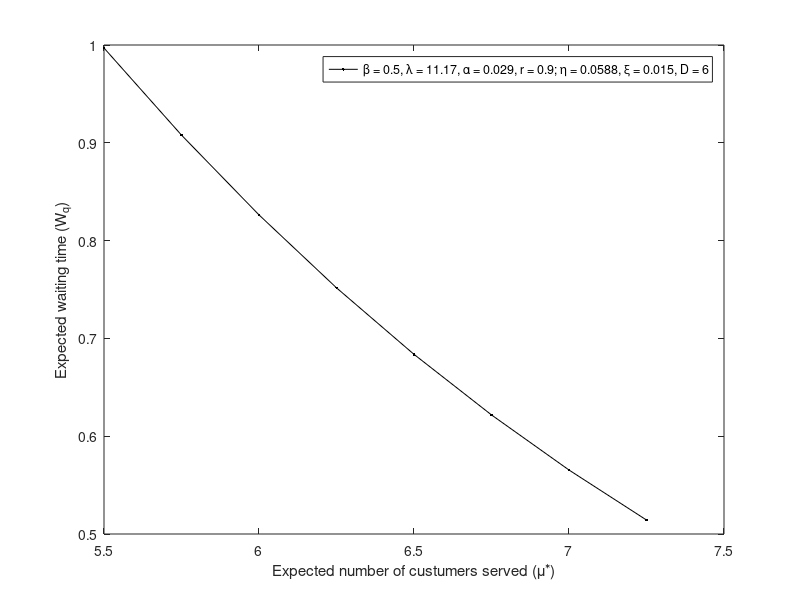

Reproduce this figure in MATLAB.
%% Graph of Optimal service rate mu^* vs Expected waiting times
close all;
clear;
%%Fi=Fi(beta,lambda,mu,alpha,r,xi,eta,N);
%For beta=0.5; lambda=11.17; alpha=0.029; r=0.9; eta=0.0588; xi=0.015; D=6; N=89; 
mu=[7.25 7 6.75 6.5 6.25 6 5.75 5.5];
Wq=[0.51429	0.56543	0.62176	0.6837	0.75172	0.82628	0.90786	0.99692];
plot(mu,Wq,'black .-');
legend('\beta = 0.5, \lambda = 11.17, \alpha = 0.029, r = 0.9; \eta = 0.0588, \xi = 0.015, D = 6');
xlabel('Expected number of custumers served (\mu^{\ast})'); hold on
ylabel('Expected waiting time (W_q)'); hold on
%title('Optimal service rate Vs Expecete waiting time'); hold on 
%%%%%%%%%%%%%%%%%%%%%%%%%%%%%%%%%%%%%%%%%%%%%%%%%%%%%%%%%%%%
%%%%%%%%%%%%%%%%%%%%%%%%%%%%%%%%%%%%%%%%%%%%%%%%%%%%%%%%%%%%

  



  
  
